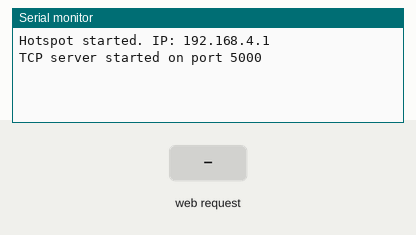
Bench run of a program on a simulated ESP8266 (NodeMCU). Shown: the last lines printed to the serial monitor. Inputs (shaded band) come from the test bench. Storage starts empty.

Above: at 1.2 s.
1.3 s: HTTP request GET /send?data=1 received
At 1.6 s:
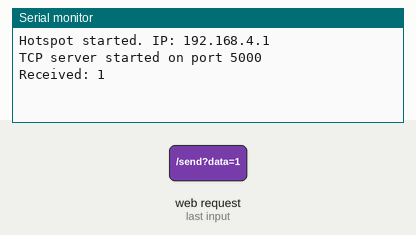
2.8 s: HTTP request GET /index.html received
At 4.0 s:
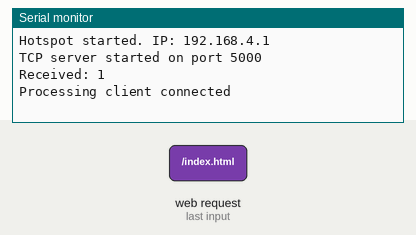
4.3 s: HTTP request GET /send?data=0 received
At 5.1 s:
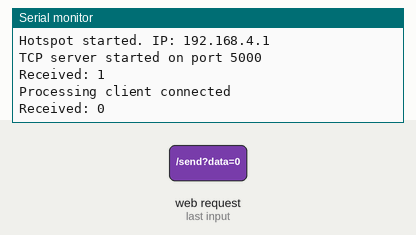

Measured:
- after the input at 1.3 s, the serial monitor: prints a new line at once (image 1)
- after the input at 2.8 s, the serial monitor: prints a new line at once (image 2)
- after the input at 4.3 s, the serial monitor: prints a new line at once (image 3)

The program:

main.cpp
```cpp
#include <Arduino.h>
#include <ESP8266WiFi.h>
#include <ESP8266WebServer.h>
#include <LittleFS.h>

const char* ssid = "ESP8266_Hotspot";
const char* password = "12345678";

ESP8266WebServer server(80);
WiFiServer tcpServer(5000);
WiFiClient tcpClient;

void handleRoot() {
  File file = LittleFS.open("/index.html", "r");
  if (!file) {
    server.send(500, "text/plain", "File not found");
    return;
  }
  server.streamFile(file, "text/html");
  file.close();
}

void handleSend() {
  if (server.hasArg("data")) {
    String msg = server.arg("data");
    Serial.println("Received: " + msg);

    // If Processing is connected, send it too
    if (tcpClient && tcpClient.connected()) {
      tcpClient.println(msg);
    }

    server.send(200, "text/plain", "Message received: " + msg);
  } else {
    server.send(400, "text/plain", "No data received");
  }
}

void setup() {
  Serial.begin(115200);
  LittleFS.begin();

  WiFi.softAP(ssid, password);
  Serial.print("Hotspot started. IP: ");
  Serial.println(WiFi.softAPIP());

  server.on("/", handleRoot);
  server.on("/send", handleSend);
  server.begin();

  tcpServer.begin();
  Serial.println("TCP server started on port 5000");
}

void loop() {
  server.handleClient();

  // accept client connection
  if (!tcpClient || !tcpClient.connected()) {
    tcpClient = tcpServer.available();
    if (tcpClient) {
      Serial.println("Processing client connected");
    }
  }
}
```
